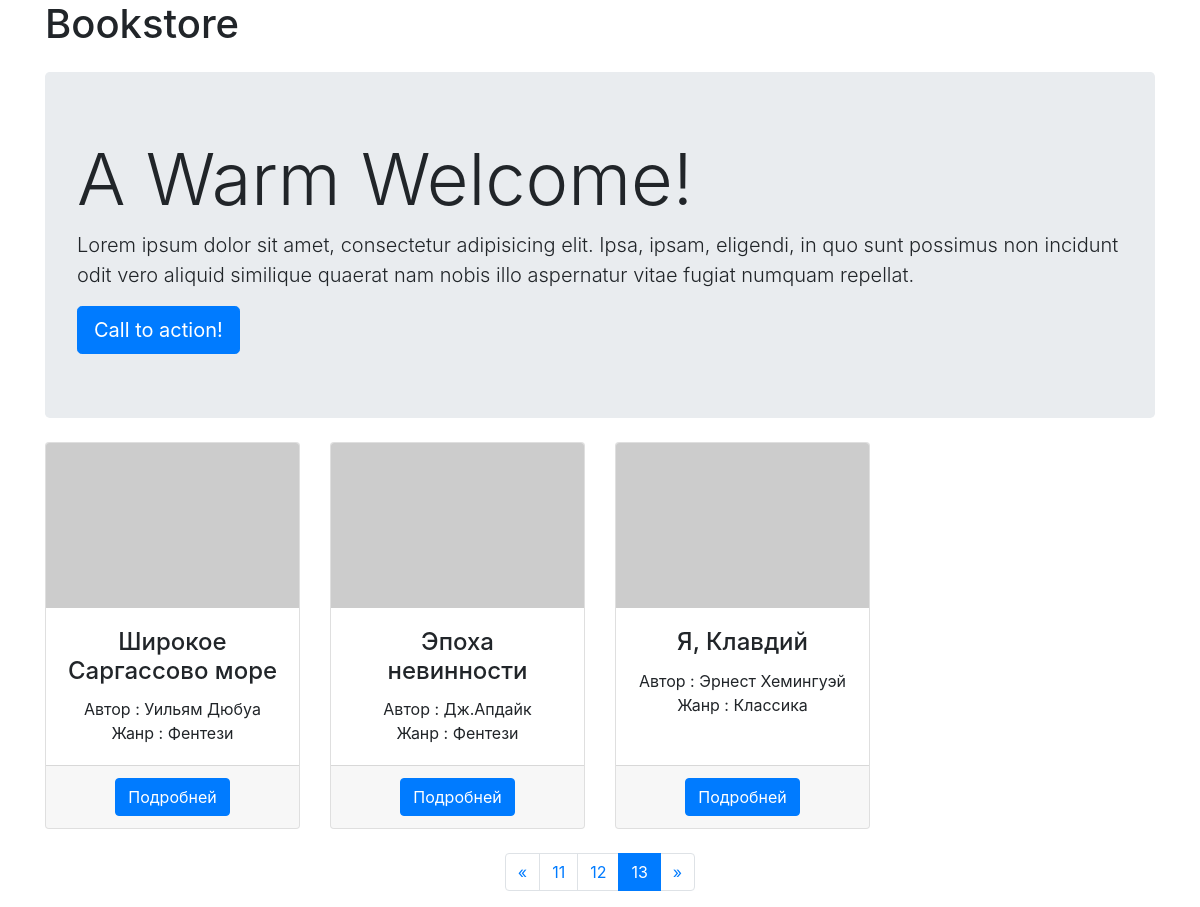
The page /?page=13 on the database its author committed.
### tables this page shows
CREATE TABLE `book` (
  `id` int(10) unsigned NOT NULL AUTO_INCREMENT,
  `title` varchar(45) NOT NULL,
  `author_id` int(10) unsigned NOT NULL,
  `genre_id` int(10) unsigned DEFAULT NULL,
  PRIMARY KEY (`id`)
);

CREATE TABLE `author` (
  `id` int(11) NOT NULL,
  `name` varchar(255) DEFAULT NULL,
  PRIMARY KEY (`id`)
);

CREATE TABLE `genre` (
  `id` int(10) unsigned NOT NULL AUTO_INCREMENT,
  `name` varchar(45) NOT NULL,
  PRIMARY KEY (`id`)
);

### index.php (the view, shortened to what this page needs)
<?php
require 'functions.php';
$books = getBooks();
?>
<!doctype html>
<html lang="en">
<head>
    <link rel="stylesheet" href="https://stackpath.bootstrapcdn.com/bootstrap/4.4.1/css/bootstrap.min.css"
>
</head>
<body>
<div class="container">
    <h1>Bookstore</h1>
    <header class="jumbotron my-4">
        <h1 class="display-3">A Warm Welcome!</h1>
        <p class="lead">Lorem ipsum dolor sit amet, consectetur adipisicing elit. Ipsa, ipsam, eligendi, in quo sunt possimus non incidunt odit vero aliquid similique quaerat nam nobis illo aspernatur vitae fugiat numquam repellat.</p>
        <a href="#" class="btn btn-primary btn-lg">Call to action!</a>
    </header>
    <div class="row text-center">
        <?php foreach ($books as $item) : ?>
        <div class="col-lg-3 col-md-6 mb-4">
            <div class="card h-100">
                <img class="card-img-top" src="http://placehold.it/500x325" alt="">
                <div class="card-body">
                    <h4 class="card-title"><?php echo $item['title'] ?></h4>
                    <p class="card-text mb-0">Автор : <?php echo $item['author'] ?></p>
                    <p class="card-text">Жанр : <?php echo $item['genre'] ?></p>
                </div>
                <div class="card-footer">
                    <a href="./page.php?book_id=<?php echo $item['book_id']; ?>" class="btn btn-primary">Подробней</a>
                </div>
            </div>
        </div>
        <?php endforeach; ?>
    </div>
    <?php echo pagination() ?>
</div>
</body>
</html>

### rows shown on the page
book: title "Широкое Саргассово море", author.name "Уильям Дюбуа", genre.name "Фентези"
book: title "Эпоха невинности", author.name "Дж.Апдайк", genre.name "Фентези"
book: title "Я, Клавдий", author.name "Эрнест Хемингуэй", genre.name "Классика"
